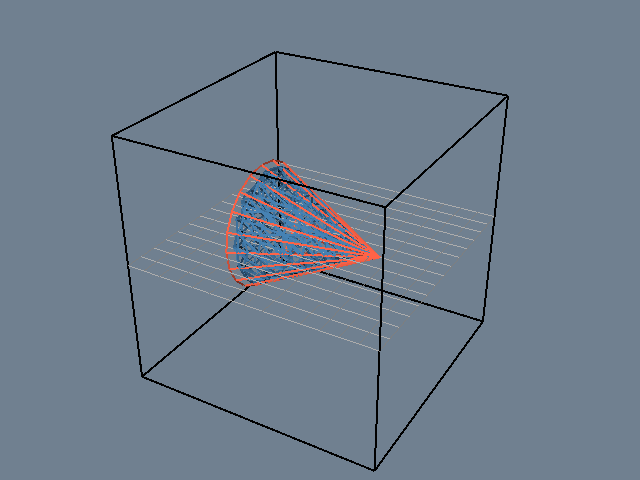

Python code for this plot:
#!/usr/bin/env python

# Clip a coarse rectilinear grid with a cone polydata using
# vtkImplicitPolyDataDistance and vtkClipDataSet. The clipped region
# and background grid are shown as wireframes.

# Factory overrides: importing these modules registers the OpenGL rendering
# and interaction style implementations for vtkRenderingCore factory classes.
import vtkmodules.vtkInteractionStyle  # noqa: F401
import vtkmodules.vtkRenderingOpenGL2  # noqa: F401
# VTK pipeline classes used in this example
from vtkmodules.vtkCommonCore import vtkFloatArray
from vtkmodules.vtkCommonDataModel import vtkRectilinearGrid
from vtkmodules.vtkFiltersCore import vtkImplicitPolyDataDistance
from vtkmodules.vtkFiltersGeneral import vtkClipDataSet
from vtkmodules.vtkFiltersGeometry import vtkRectilinearGridGeometryFilter
from vtkmodules.vtkFiltersModeling import vtkOutlineFilter
from vtkmodules.vtkFiltersSources import vtkConeSource
from vtkmodules.vtkRenderingCore import (
    vtkActor,
    vtkDataSetMapper,
    vtkPolyDataMapper,
    vtkRenderWindow,
    vtkRenderWindowInteractor,
    vtkRenderer,
)

# Colors (normalized RGB)
slate_gray_background_rgb = (0.439, 0.502, 0.565)
tomato_rgb = (1.000, 0.388, 0.278)
steel_blue_rgb = (0.275, 0.510, 0.706)
light_gray_rgb = (0.750, 0.750, 0.750)

# Source: generate a cone
cone = vtkConeSource()
cone.SetResolution(20)
cone.Update()

# ImplicitPolyDataDistance: signed distance from the cone surface
implicit_distance = vtkImplicitPolyDataDistance()
implicit_distance.SetInput(cone.GetOutput())

# Rectilinear grid: 15x15x15 coarse grid over [-1, 1]^3
dimension = 15
x_coords = vtkFloatArray()
y_coords = vtkFloatArray()
z_coords = vtkFloatArray()
for i in range(dimension):
    val = -1.0 + i * 2.0 / (dimension - 1)
    x_coords.InsertNextValue(val)
    y_coords.InsertNextValue(val)
    z_coords.InsertNextValue(val)

rgrid = vtkRectilinearGrid()
rgrid.SetDimensions(dimension, dimension, dimension)
rgrid.SetXCoordinates(x_coords)
rgrid.SetYCoordinates(y_coords)
rgrid.SetZCoordinates(z_coords)

# Evaluate the signed distance function at all grid points
signed_distances = vtkFloatArray()
signed_distances.SetNumberOfComponents(1)
signed_distances.SetName("SignedDistances")
for point_id in range(rgrid.GetNumberOfPoints()):
    p = rgrid.GetPoint(point_id)
    signed_distances.InsertNextValue(implicit_distance.EvaluateFunction(p))
rgrid.GetPointData().SetScalars(signed_distances)

# Clip: extract the region inside the cone
clipper = vtkClipDataSet()
clipper.SetInputData(rgrid)
clipper.InsideOutOn()
clipper.SetValue(0.0)
clipper.Update()

# Cone wireframe: the clip surface shown in tomato red
cone_mapper = vtkPolyDataMapper()
cone_mapper.SetInputConnection(cone.GetOutputPort())
cone_mapper.ScalarVisibilityOff()

cone_actor = vtkActor()
cone_actor.SetMapper(cone_mapper)
cone_actor.GetProperty().SetRepresentationToWireframe()
cone_actor.GetProperty().SetColor(tomato_rgb)
cone_actor.GetProperty().SetLineWidth(2)

# Geometry filter: mid-Z slice of the grid for wireframe context
geometry_filter = vtkRectilinearGridGeometryFilter()
geometry_filter.SetInputData(rgrid)
geometry_filter.SetExtent(0, dimension, 0, dimension,
                          dimension // 2, dimension // 2)

wire_mapper = vtkPolyDataMapper()
wire_mapper.SetInputConnection(geometry_filter.GetOutputPort())
wire_mapper.ScalarVisibilityOff()

wire_actor = vtkActor()
wire_actor.SetMapper(wire_mapper)
wire_actor.GetProperty().SetRepresentationToWireframe()
wire_actor.GetProperty().SetColor(light_gray_rgb)

# Outline: black bounding box around the rectilinear grid
outline = vtkOutlineFilter()
outline.SetInputData(rgrid)

outline_mapper = vtkPolyDataMapper()
outline_mapper.SetInputConnection(outline.GetOutputPort())

outline_actor = vtkActor()
outline_actor.SetMapper(outline_mapper)
outline_actor.GetProperty().SetColor(0.0, 0.0, 0.0)
outline_actor.GetProperty().SetLineWidth(2)

# Mapper: clipped mesh as wireframe in steel blue
clipper_mapper = vtkDataSetMapper()
clipper_mapper.SetInputConnection(clipper.GetOutputPort())
clipper_mapper.ScalarVisibilityOff()

clipper_actor = vtkActor()
clipper_actor.SetMapper(clipper_mapper)
clipper_actor.GetProperty().SetRepresentationToWireframe()
clipper_actor.GetProperty().SetColor(steel_blue_rgb)
clipper_actor.GetProperty().SetLineWidth(2)

# Renderer: assemble the scene and configure the camera
renderer = vtkRenderer()
renderer.AddActor(wire_actor)
renderer.AddActor(outline_actor)
renderer.AddActor(clipper_actor)
renderer.AddActor(cone_actor)
renderer.SetBackground(slate_gray_background_rgb)

# Window: display the rendered scene
render_window = vtkRenderWindow()
render_window.AddRenderer(renderer)
render_window.SetWindowName("clip grid with cone")
render_window.SetMultiSamples(0)
render_window.SetSize(640, 480)

# Interactor: handle mouse and keyboard events
render_window_interactor = vtkRenderWindowInteractor()
render_window_interactor.SetRenderWindow(render_window)

# Scene: configure the camera
renderer.GetActiveCamera().SetPosition(0, -1, 0)
renderer.GetActiveCamera().SetFocalPoint(0, 0, 0)
renderer.GetActiveCamera().SetViewUp(0, 0, 1)
renderer.GetActiveCamera().Azimuth(30)
renderer.GetActiveCamera().Elevation(30)
renderer.ResetCamera()

render_window_interactor.Initialize()
render_window_interactor.Start()
